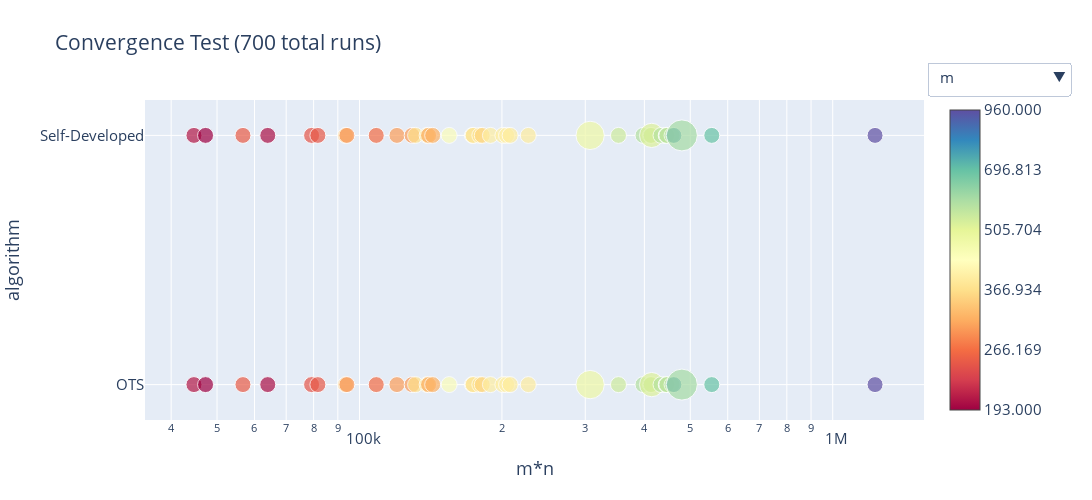

This figure's notebook cell:
### Code cell
title = 'Convergence Test'
x = 'm*n'
y = 'algorithm'
remove_outliers = 0
logscale = (True, False)
font_size = 15
fig_size = (1100, 500)

def type_fun(x):
    ret = x.split('_')[0]
    if ret == 'p':
        return 'pokemon'
    elif ret == 'h':
        return 'horse'
    elif ret == 'n':
        return 'normal'
    else:
        return 'mnist' 
def algorithm_fun(x):
    if x == 'g_img':
        return 'Self-Developed'
    else:
        return 'OTS'
    
filter = {'c_name': lambda x: (x == 'g_ots') | (x == 'g_img'),
          'type': lambda x: (x == 'horse'),
          'method': lambda x: (x != 'Householder')}

new_col = {'type': lambda x: x['m_name'].apply(lambda x: type_fun(x)),
           'algorithm': lambda x: x['c_name'].apply(lambda x: algorithm_fun(x)),
           'method': lambda x: x['t_name'].apply(lambda x: x.split('_')[0]),
           'error_ratio': lambda x: x['error_ratio'].apply(lambda val: 1e-16 if val < 0 else val)}

remove_col = ['pc_name', 'c_name', 'date', 'method', 't_name']

fig = plot_agg_global_df(x=x, y=y, remove_outliers=remove_outliers, dataframe_path=df_path,
                         filter=filter, new_col=new_col, remove_col=remove_col,
                         logscale=logscale, title=title, font_size = font_size, fig_size = fig_size
                   )
fig.write_html('./data/plots/' + title.replace(' ', '_').lower() + '_' + x.replace('*', '_') + '_' + y + '.html')
fig.show()
